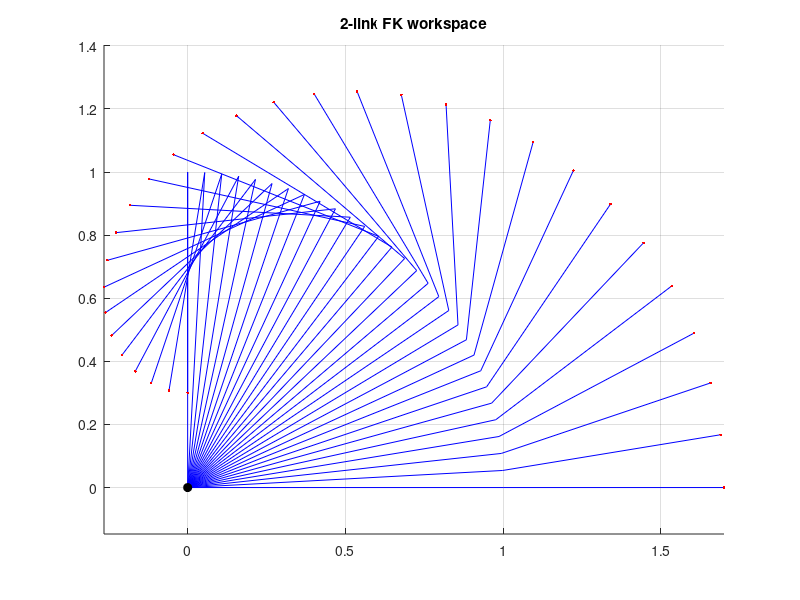

Here is the MATLAB script that generated this plot:
% Кинематика 2-звенника
% Рабочая зона схвата

L1 = 1.0; L2 = 0.7;
th1 = linspace(0, pi/2, 30);
th2 = linspace(0, pi, 30);
figure;
hold on;
for k = 1:numel(th1)
    xj = L1*cos(th1(k)); yj = L1*sin(th1(k));
    xe = xj + L2*cos(th1(k) + th2(k));
    ye = yj + L2*sin(th1(k) + th2(k));
    plot([0 xj xe], [0 yj ye], 'b-');
    plot(xe, ye, 'r.');
end
plot(0, 0, 'ko', 'MarkerFaceColor', 'k');
title('2-link FK workspace'); axis equal; grid on;

%{
@play
{
 "title": "Кинематика 2-звенника",
 "groups": [
  {
   "name": "Манипулятор",
   "controls": [
    {
     "var": "L1",
     "label": "L₁ м",
     "min": 0.5,
     "max": 1.5,
     "step": 0.1,
     "default": 1.0
    },
    {
     "var": "L2",
     "label": "L₂ м",
     "min": 0.3,
     "max": 1.2,
     "step": 0.1,
     "default": 0.7
    }
   ]
  }
 ]
}
%}
